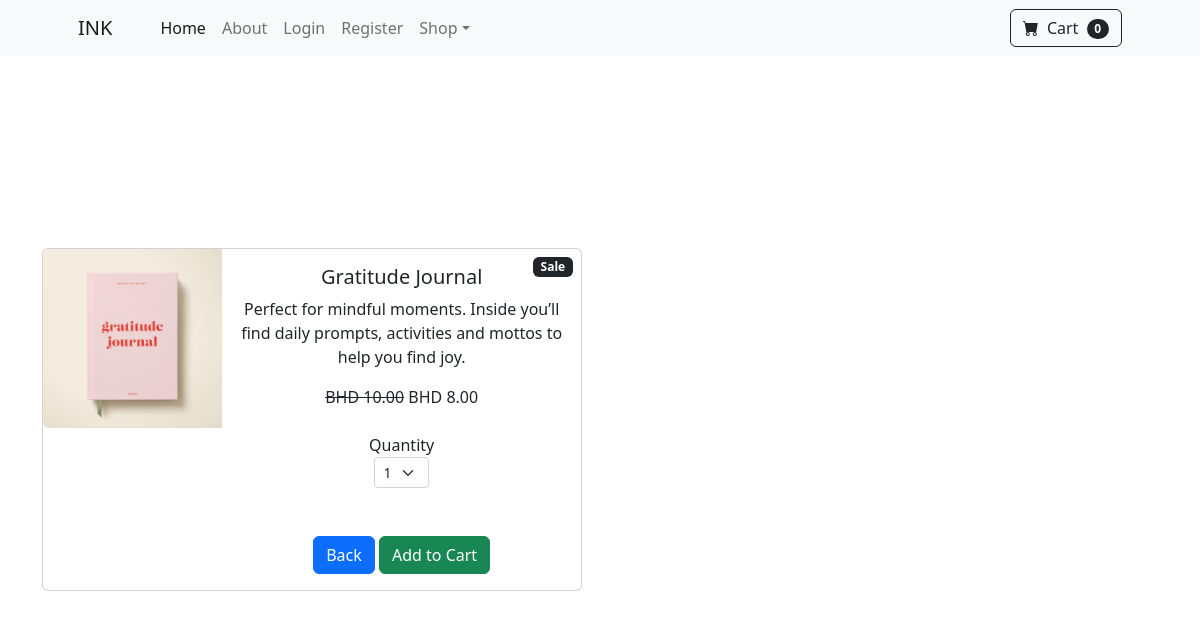
/product/1/, run on the app's committed database.
### main_app/models.py (models this page shows, shortened)
class Product(models.Model):
    name = models.CharField(max_length=50)
    price = models.DecimalField(default=0.0, decimal_places=2, max_digits=10)
    category = models.ForeignKey(Category, on_delete=models.CASCADE,default=1)
    description = models.TextField(max_length=250, default='', blank=True, null=True)
    image = models.ImageField(upload_to='uploads/products/')
    image = models.ImageField(upload_to='products/')
    is_sale = models.BooleanField(default=False)
    sale_price = models.DecimalField(default=0.0, decimal_places=2, max_digits=6)

### main_app/views.py (the view)
# urls.py: path('product/<int:pk>/', views.product, name='product'),
def product(request, pk):
    product = Product.objects.get(id=pk)
    return render(request, 'product.html', {'product':product})

### cart/cart.py (called while the page is built)
    def __len__(self):
        return len(self.cart)

### cart/context_processors.py (called while the page is built)
def cart(request):
    return {'cart': Cart(request)}

### main_app/templates/product.html (shortened to what this page needs)
{% extends 'base.html' %}
{% block content %}
<br/> <br/>
<br/> <br/>
<br/> <br/>
<br/> <br/>
    <div class="container">
        <div class="card mb-3" style="max-width: 540px;">
            <div class="row g-0">
              <div class="col-md-4">
                <img src="{{product.image.url}}" class="img-fluid rounded-start" alt="{{product.name}}">
              </div>
              <div class="col-md-8">
                <div class="card-body">
                 <center>
                  <h5 class="card-title">{{product.name}}</h5>
                  <p class="card-text">{{product.description}} </p>
                  {% if product.is_sale %}
                        <div class="badge bg-dark text-white position-absolute" style="top: 0.5rem; right:0.5rem">Sale</div>
                             <strike> BHD {{ product.price }}</strike> BHD {{ product.sale_price }}
                  {% else %}
                  <p class="card-text"><small class="text-body-secondary">BHD {{product.price}}</small></p>
                    {% endif %}
                 <br/><br/>
                 <div>Quantity</div>
                <div class"row justify-content-center">
                  <div class="col-md-2">
                 <select class="form-select form-select-sm" id="qty-cart">
                 <option value="1">1</option>
                </select>
                </div>
                </div>
                 <br/><br/>
                <a href="{% url 'home' %}" class="btn btn-primary">Back</a>
                <button type="button" value="{{product.id}}" class="btn btn-success" id="add-cart">Add to Cart</button>
                  </center>
                </div>
              </div>
            </div>
          </div>
     </div>
    <br/> <br/>
    <br/> <br/>
    <br/> <br/>
    <br/> <br/>
{% endblock %}

### data on the page
Product: image (picture), name "Gratitude Journal", description "Perfect for mindful moments. Inside you’ll find daily prompts, activities and mottos to help you find joy.", price "10.00", sale_price "8.00"

### other printed values
{{ cart | length }} "0"
